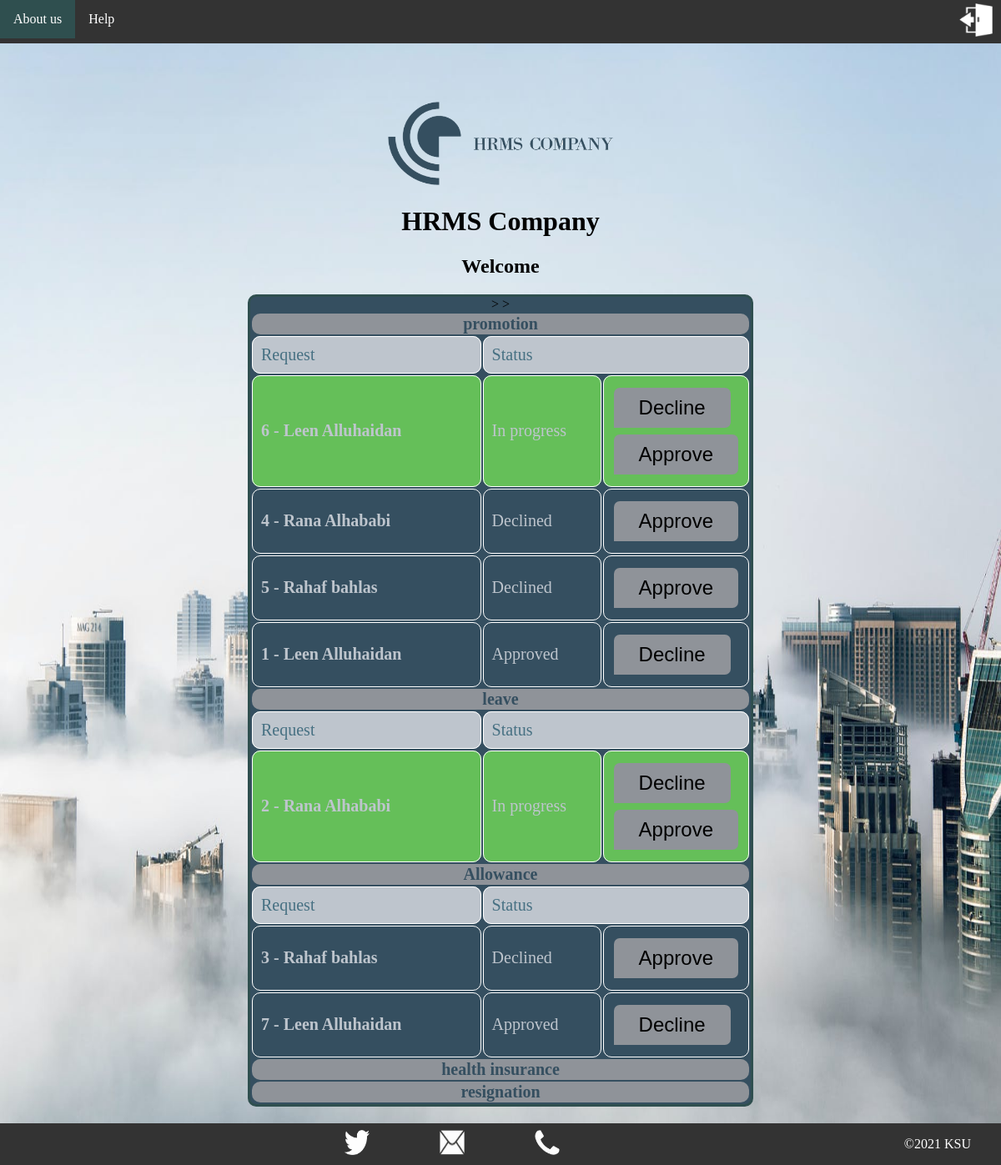
Screenshot of /MAN_page.php with the database file from the repository.
### tables this page shows
CREATE TABLE `service` (
  `id` int(4) NOT NULL,
  `type` varchar(50) NOT NULL
);

CREATE TABLE `request` (
  `id` int(4) NOT NULL,
  `emp_id` int(4) NOT NULL,
  `service_id` int(4) NOT NULL,
  `description` text NOT NULL,
  `attachment1` varchar(128) NOT NULL,
  `attachment2` varchar(128) NOT NULL,
  `status` varchar(14) NOT NULL DEFAULT 'in_progress'
);

CREATE TABLE `Employee` (
  `id` int(4) NOT NULL,
  `Employee_number` int(4) NOT NULL,
  `first_name` varchar(10) NOT NULL,
  `last_name` varchar(10) NOT NULL,
  `job_title` varchar(10) NOT NULL,
  `password` varchar(80) NOT NULL
);

### MAN_page.php (the view, shortened to what this page needs)
<?php
include "DB.php";
$manID = $_GET['id'];
?>
<!DOCTYPE html>
<html>
    <head>
        <link rel="stylesheet" href="StyleSheet.css">
    </head>
    <body>
        <header>
            <nav>
                <ul class="navb">
                    <li><a href="aboutUS.php?role=Manager&id=<?php echo $manID ?>"accesskey="a">About us</a></li>
                    <li><a href="help.php?role=Manager&id=<?php echo $manID ?>" accesskey="q">Help</a> </li>
                    <div class="logOut"><a href="logout.php"  > <img src="img/logOut.png" alt="log out" width="40" height="40"></a></div>
                </ul>
            </nav>
        </header>
        <main>
            <a href="index.php"><img src="img/HRMS.png" alt="logo" width="270" height="100"></a><br>
            <h1>HRMS Company</h1>
            <h2>Welcome <?php echo $_SESSION['man_name']; ?></h2>
            <div class="add">
                <table class="T1">
                    <?php
                    $q = "SELECT * FROM service";
                    $r = mysqli_query($connection, $q);
                    while ($row = mysqli_fetch_array($r)) {
                        ?>
                        <tr>
                            <th class="z0" colspan="3"><?php echo $row['type']; ?></th>
                        </tr>
                        <?php
                        $id = $row['id'];
                        $q1 = "SELECT * FROM request where service_id=$id ORDER BY status desc";
                        $r1 = mysqli_query($connection, $q1);
                        $c1 = mysqli_num_rows($r1);
                        if ($c1 <> 0) {
                            ?>
                            <tr  class="r2">
                                <td >Request</td>
                                <td colspan="2" >Status</td>
                            </tr>
                            <?php
                            while ($row1 = mysqli_fetch_array($r1)) {
                                ?>
                                <tr id="<?php echo $row1['id']; ?>" onmouseover="Dscrp('<?php echo $row1['id']; ?>')" data-toggle="tooltip"
                                    title=""
                                    <?php if ($row1['status'] == 'in_progress') echo " bgcolor='#65bf59' >"; ?> >
                                    <td class="p2">
                                        <a href="reqinfo.php?request_id=<?php echo $row1['id'] ?>&role=manager&man_id=<?php echo $manID ?>">
                                            <b><?php
                                                echo $row1['id'] . " - ";
                                                $emp_id = $row1['emp_id'];
                                                $q2 = "SELECT * FROM Employee where id='$emp_id'";
                                                $r2 = mysqli_query($connection, $q2);
                                                $row2 = mysqli_fetch_array($r2);
                                                $emp_name = $row2['first_name'] . " " . $row2['last_name'];
                                                echo($emp_name);
                                                ?></b>
                                        </a>
                                    </td>
                                    <td class="a1">
                                        <?php
                                        if ($row1['status'] == "in_progress") {
                                            echo 'In progress';
                                        } else if ($row1['status'] == 'Approve') {
                                            echo 'Approved';
                                        } elseif ($row1['status'] == 'Decline') {
                                            echo 'Declined';
                                        }
                                        ?>
                                    </td>
                                    <td class="t5">
                                        <?php if ($row1['status'] == 'in_progress' || $row1['status'] == 'Approve') { ?>
                                            <button id="btn" onclick="Update_State(<?php echo $row1['id']; ?>, 'Decline', <?php echo $manID ?>)">Decline</button>
                                        <?php } if ($row1['status'] == 'in_progress' || $row1['status'] == 'Decline') { ?>
                                            <button id="btn" onclick="Update_State(<?php echo $row1['id']; ?>, 'Approve',<?php echo $manID ?>)">Approve</button>
                                        <?php } ?>
                                    </td>
                                </tr>
                                <?php
                            }
                        }
                        ?>
                        <?php
                    }
                    ?>
                </table>
            </div>
    </main>
    <footer>
        <img src="img/twitter.png" alt="Twitter" width="30" height="30" onclick="twitter()">
        <img src="img/email.png" alt="Email" width="30" height="30" onclick="email()">
        <img src="img/call.png" alt="phoneNumber" width="30" height="30" onclick="phone()">
        <aside><P>&copy;2021 KSU</P></aside>
    </footer>
</body>
</html>

### StyleSheet.css (style rules this page uses)
html { background-image: url("img/3.jpeg"); background-attachment: fixed; background-repeat: no-repeat; background-size: 100% 100%; font-family:"Times New Roman", Times, serif; }
body { margin: 0; }
main { padding: 70px 0; text-align: center; }
header { background-color: #333; width : 100% ; height: auto; }
header nav , ul { list-style-type: none; margin: 0; padding: 0; overflow: hidden; width:100%; }
li { float: left; }
.navb li a { display: inline-block; color: white; text-align: center; padding: 14px 16px; text-decoration: none; }
button { background-color: #354F60; border: none; color: white; padding: 30px 46px; text-align: center; text-decoration: none; display: inline-block; font-size: 16px; margin: 4px 2px; transition-duration: 0.4s; cursor: pointer; border-radius: 8px; }
footer { background-color: #333; position: fixed; left: 0; bottom: 0; width: 100%; background-attachment: fixed; text-align: center; transition: bottom 0.1s; }
footer img { padding:8px 40px; }
footer aside { margin-right:3%; float:right; bottom: 2px; right: 16px; color: white; }
.logOut { text-align: right; padding:4px 10px; }
.add { border-style:solid; border-color:#2F4F4F; background-color:#354F60 ; border-radius: 10px; width: 50%; margin:auto; }
td { text-align: left; padding: 10px; }
th { text-align: center; background-color:#8f9399; color :#354F60; border-radius: 10px; }
td { width:70%; border: 1px solid white ; border-radius: 10px; font-size:20px; }
.r2, .l1 { background-color: #BEC5CD; color: #467082; }
.p2 a:link { color:#BEC5CD; background-color: transparent; text-decoration: none; }
.a1 { color:#BEC5CD; }
.z0 , .l1 { font-size: 20px; }
#btn { padding: 10px 30px; font-size: 24px; cursor: pointer; border-radius: 7px; border-bottom-left-radius: 0; background-color:#8f9399; color: var(--feedback-primary-color); transition: all 0.3s; }

### rows the page displays
service: type "promotion"
request: id "6", employee.first_name+last_name "Leen Alluhaidan", status "In progress"
request: id "4", employee.first_name+last_name "Rana Alhababi", status "Declined"
request: id "5", employee.first_name+last_name "Rahaf bahlas", status "Declined"
request: id "1", employee.first_name+last_name "Leen Alluhaidan", status "Approved"
service: type "leave"
request: id "2", employee.first_name+last_name "Rana Alhababi", status "In progress"
service: type "Allowance"
request: id "3", employee.first_name+last_name "Rahaf bahlas", status "Declined"
request: id "7", employee.first_name+last_name "Leen Alluhaidan", status "Approved"
service: type "health insurance"
service: type "resignation"
